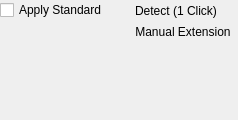
<?xml version="1.0" encoding="UTF-8"?>
<ui version="4.0">
 <class>toolbar_beamDetection</class>
 <widget class="QWidget" name="toolbar_beamDetection">
  <property name="geometry">
   <rect>
    <x>0</x>
    <y>0</y>
    <width>238</width>
    <height>120</height>
   </rect>
  </property>
  <property name="windowTitle">
   <string>Form</string>
  </property>
  <layout class="QGridLayout" name="gridLayout">
   <property name="leftMargin">
    <number>0</number>
   </property>
   <property name="topMargin">
    <number>0</number>
   </property>
   <property name="rightMargin">
    <number>0</number>
   </property>
   <property name="bottomMargin">
    <number>0</number>
   </property>
   <property name="spacing">
    <number>0</number>
   </property>
   <item row="1" column="1">
    <widget class="QToolButton" name="detectSimpleButton">
     <property name="toolTip">
      <string>Use it for large pipes or pipes that are difficult to detect with the standard detection. Do 2 clics on the perimeter (not to close to eachother), and 2 clics along the axis.</string>
     </property>
     <property name="text">
      <string>Detect (1 Click)</string>
     </property>
     <property name="checkable">
      <bool>true</bool>
     </property>
     <property name="toolButtonStyle">
      <enum>Qt::ToolButtonTextBesideIcon</enum>
     </property>
     <property name="autoRaise">
      <bool>true</bool>
     </property>
    </widget>
   </item>
   <item row="4" column="0">
    <spacer name="verticalSpacer">
     <property name="orientation">
      <enum>Qt::Vertical</enum>
     </property>
     <property name="sizeHint" stdset="0">
      <size>
       <width>0</width>
       <height>0</height>
      </size>
     </property>
    </spacer>
   </item>
   <item row="1" column="0">
    <widget class="QCheckBox" name="applyStandardCheckBox">
     <property name="sizePolicy">
      <sizepolicy hsizetype="Preferred" vsizetype="Fixed">
       <horstretch>0</horstretch>
       <verstretch>0</verstretch>
      </sizepolicy>
     </property>
     <property name="text">
      <string>Apply Standard</string>
     </property>
    </widget>
   </item>
   <item row="2" column="1">
    <widget class="QToolButton" name="manualExtensionButton">
     <property name="toolTip">
      <string>Do a single click on a representative area of the pipe to detect it. Avoid clicking close to the elbows or accessoires.</string>
     </property>
     <property name="text">
      <string>Manual Extension</string>
     </property>
     <property name="checkable">
      <bool>true</bool>
     </property>
     <property name="toolButtonStyle">
      <enum>Qt::ToolButtonTextBesideIcon</enum>
     </property>
     <property name="autoRaise">
      <bool>true</bool>
     </property>
    </widget>
   </item>
  </layout>
 </widget>
 <tabstops>
  <tabstop>applyStandardCheckBox</tabstop>
  <tabstop>detectSimpleButton</tabstop>
  <tabstop>manualExtensionButton</tabstop>
 </tabstops>
 <resources>
  <include location="../../../openscantools.qrc"/>
 </resources>
 <connections/>
</ui>
